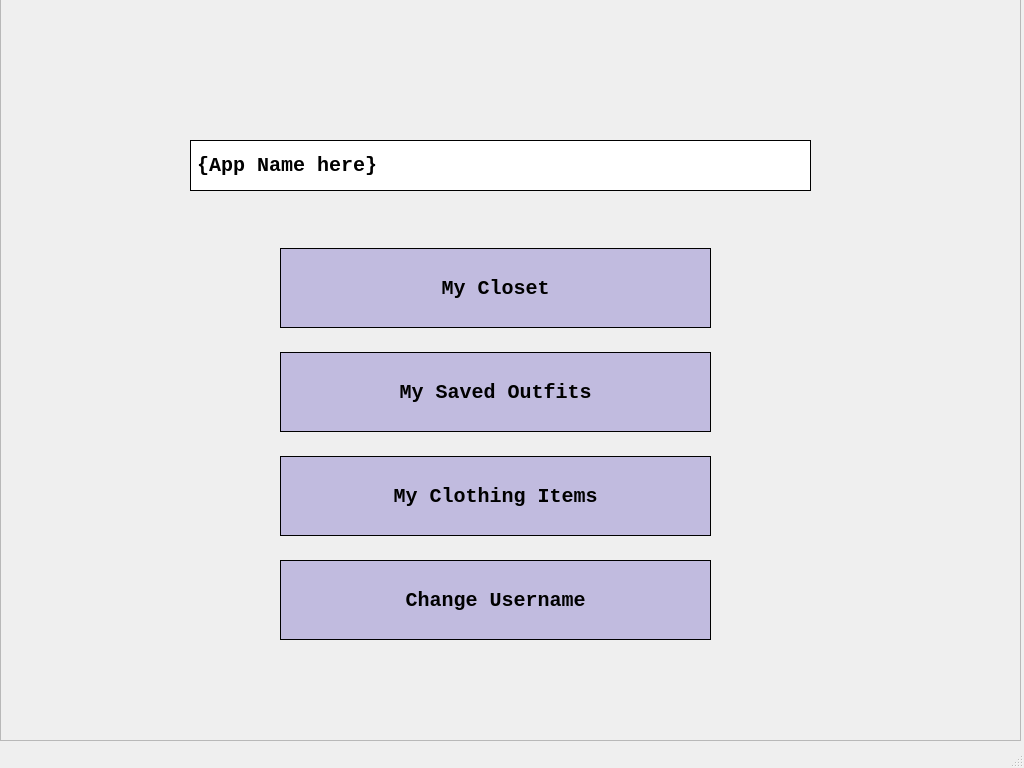
<?xml version="1.0" encoding="UTF-8"?>
<ui version="4.0">
 <class>MainMenu</class>
 <widget class="QMainWindow" name="MainMenu">
  <property name="geometry">
   <rect>
    <x>0</x>
    <y>0</y>
    <width>1024</width>
    <height>768</height>
   </rect>
  </property>
  <property name="windowTitle">
   <string>MainWindow</string>
  </property>
  <widget class="QWidget" name="centralwidget">
   <widget class="QWidget" name="verticalLayoutWidget">
    <property name="geometry">
     <rect>
      <x>280</x>
      <y>230</y>
      <width>431</width>
      <height>431</height>
     </rect>
    </property>
    <layout class="QVBoxLayout" name="verticalLayout">
     <item>
      <widget class="QPushButton" name="pushButton">
       <property name="minimumSize">
        <size>
         <width>0</width>
         <height>80</height>
        </size>
       </property>
       <property name="font">
        <font>
         <family>Courier New</family>
         <pointsize>-1</pointsize>
         <bold>true</bold>
        </font>
       </property>
       <property name="styleSheet">
        <string notr="true">QPushButton {
    background-color: #C1BBDF; 
    color: black; /* Text color */
    border: 1px solid rgb(0, 0, 0);
    font-family: 'Courier New';
    font-size: 20px;
    font-weight: bold;
}
QPushButton:hover {
    background-color: #AEA7DD; /* Slightly darker blue on hover */
}
QPushButton:pressed {
    background-color: #8F85D0; /* Even darker blue when pressed */
}
</string>
       </property>
       <property name="text">
        <string>My Closet</string>
       </property>
       <property name="flat">
        <bool>false</bool>
       </property>
      </widget>
     </item>
     <item>
      <widget class="QPushButton" name="pushButton_2">
       <property name="minimumSize">
        <size>
         <width>0</width>
         <height>80</height>
        </size>
       </property>
       <property name="font">
        <font>
         <family>Courier New</family>
         <pointsize>-1</pointsize>
         <bold>true</bold>
        </font>
       </property>
       <property name="styleSheet">
        <string notr="true">QPushButton {
    background-color: #C1BBDF; 
    color: black; /* Text color */
    border: 1px solid rgb(0, 0, 0);
    font-family: 'Courier New';
    font-size: 20px;
    font-weight: bold;
}
QPushButton:hover {
    background-color: #AEA7DD; /* Slightly darker blue on hover */
}
QPushButton:pressed {
    background-color: #8F85D0; /* Even darker blue when pressed */
}
</string>
       </property>
       <property name="text">
        <string>My Saved Outfits</string>
       </property>
       <property name="flat">
        <bool>false</bool>
       </property>
      </widget>
     </item>
     <item>
      <widget class="QPushButton" name="pushButton_3">
       <property name="minimumSize">
        <size>
         <width>0</width>
         <height>80</height>
        </size>
       </property>
       <property name="font">
        <font>
         <family>Courier New</family>
         <pointsize>-1</pointsize>
         <bold>true</bold>
        </font>
       </property>
       <property name="styleSheet">
        <string notr="true">QPushButton {
    background-color: #C1BBDF; 
    color: black; /* Text color */
    border: 1px solid rgb(0, 0, 0);
    font-family: 'Courier New';
    font-size: 20px;
    font-weight: bold;
}
QPushButton:hover {
    background-color: #AEA7DD; /* Slightly darker blue on hover */
}
QPushButton:pressed {
    background-color: #8F85D0; /* Even darker blue when pressed */
}
</string>
       </property>
       <property name="text">
        <string>My Clothing Items</string>
       </property>
       <property name="flat">
        <bool>false</bool>
       </property>
      </widget>
     </item>
     <item>
      <widget class="QPushButton" name="pushButton_7">
       <property name="minimumSize">
        <size>
         <width>0</width>
         <height>80</height>
        </size>
       </property>
       <property name="font">
        <font>
         <family>Courier New</family>
         <pointsize>-1</pointsize>
         <bold>true</bold>
        </font>
       </property>
       <property name="styleSheet">
        <string notr="true">QPushButton {
    background-color: #C1BBDF; 
    color: black; /* Text color */
    border: 1px solid rgb(0, 0, 0);
    font-family: 'Courier New';
    font-size: 20px;
    font-weight: bold;
}
QPushButton:hover {
    background-color: #AEA7DD; /* Slightly darker blue on hover */
}
QPushButton:pressed {
    background-color: #8F85D0; /* Even darker blue when pressed */
}
</string>
       </property>
       <property name="text">
        <string>Change Username</string>
       </property>
       <property name="flat">
        <bool>false</bool>
       </property>
      </widget>
     </item>
    </layout>
   </widget>
   <widget class="QLabel" name="closetLabel">
    <property name="geometry">
     <rect>
      <x>190</x>
      <y>140</y>
      <width>621</width>
      <height>51</height>
     </rect>
    </property>
    <property name="font">
     <font>
      <family>Courier New</family>
      <pointsize>-1</pointsize>
      <bold>true</bold>
     </font>
    </property>
    <property name="styleSheet">
     <string notr="true">
    font-family: 'Courier New';
    font-size: 20px;
    font-weight: bold;
 border : 1px solid black;
background-color: rgb(255, 255, 255);</string>
    </property>
    <property name="text">
     <string>{App Name here}</string>
    </property>
   </widget>
   <widget class="QFrame" name="frame">
    <property name="geometry">
     <rect>
      <x>0</x>
      <y>-10</y>
      <width>1021</width>
      <height>751</height>
     </rect>
    </property>
    <property name="styleSheet">
     <string notr="true">background-image: url(:/images/backgrounds.png);
background-repeat: no-repeat;
background-position: center;</string>
    </property>
    <property name="frameShape">
     <enum>QFrame::Shape::StyledPanel</enum>
    </property>
    <property name="frameShadow">
     <enum>QFrame::Shadow::Raised</enum>
    </property>
   </widget>
   <zorder>frame</zorder>
   <zorder>verticalLayoutWidget</zorder>
   <zorder>closetLabel</zorder>
  </widget>
  <widget class="QMenuBar" name="menubar">
   <property name="geometry">
    <rect>
     <x>0</x>
     <y>0</y>
     <width>1024</width>
     <height>24</height>
    </rect>
   </property>
  </widget>
  <widget class="QStatusBar" name="statusbar"/>
 </widget>
 <resources/>
 <connections/>
</ui>
